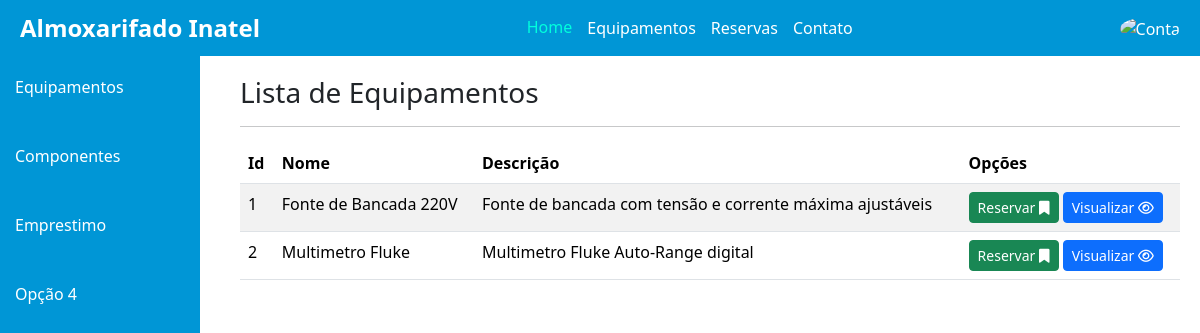
/equipamentos/, run on the app's committed database.
### inventario/models.py (models this page shows, shortened)
class Equipamento(models.Model):
    id = models.IntegerField(primary_key=True, unique=True)
    nome = models.CharField(max_length=50)
    descricao = models.CharField(max_length=500,verbose_name='Descrição')
    empretimo = models.ForeignKey(Emprestimo, on_delete=models.SET_DEFAULT, default=None, blank=True, null=True)

### inventario/views.py (the view)
# urls.py: path('equipamentos/', EquipamentosList.as_view(), name='Listar-Equipamentos'),
class EquipamentosList(ListView):
    model = Equipamento
    template_name = 'equipamentos.html'

### inventario/templates/equipamentos.html (shortened to what this page needs)
{% extends "includes/base.html" %}
{% load static %}
{% block style %}
<link rel="stylesheet" href="{% static 'css/sideBar.css' %}">
<link rel="stylesheet" href="{% static 'css/bootstrap/bootstrap.min.css' %}">
<link rel="stylesheet" href="{% static 'fa/css/all.min.css' %}">
<link rel="stylesheet" href="{% static 'css/datatables.min.css' %}">
{% endblock %}
{% block content %}
{% include "includes/sideBar.html" %}
<div class="content">
    <h3>Lista de Equipamentos</h3>
    <hr>
    <div class="table-responsive">
        <table class="table table-striped" id="tabela-equipamentos">
            <thead>
                <tr>
                    <th>Id</th>
                    <th>Nome</th>
                    <th>Descrição</th>
                    <th>Opções</th>
                </tr>
            </thead>
            <tbody>
                {% for equipamento in object_list %}
                <tr>
                    <td>{{ equipamento.id }}</td>
                    <td>{{ equipamento.nome }}</td>
                    <td>{{ equipamento.descricao }}</td>
                    <td>
                        <a href="" class="btn btn-success btn-sm" title="Reservar">
                            Reservar
                            <i class="fa fa-bookmark" aria-hidden="true"></i>
                        </a>
                        <a href="" class="btn btn-primary btn-sm" title="Visualizar">
                            Visualizar
                            <i class="fa-regular fa-eye"></i>
                        </a>
                    </td>
                </tr>
                {% empty %}
                <tr>
                    <td colspan="4">Nenhum equipamento encontrado</td>
                </tr>
                {% endfor %}
            </tbody>
        </table>
    </div>
</div>
{% endblock %}

### static/css/base.css (style rules this page uses)
body { font-family: Nunito sans, sans-serif; flex-direction: column; min-height: 100vh; margin: 0; padding: 0; background-color: #f0f8ff; }

### static/css/sideBar.css (style rules this page uses)
.content { margin-left: 220px; padding: 20px; }

### data on the page
Equipamento: id "1", nome "Fonte de Bancada 220V", descricao "Fonte de bancada com tensão e corrente máxima ajustáveis"
Equipamento: id "2", nome "Multimetro Fluke", descricao "Multimetro Fluke Auto-Range digital"
